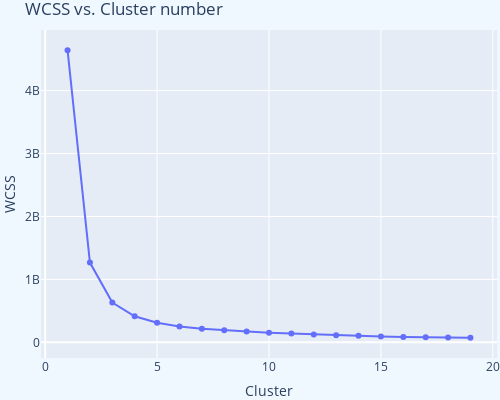

Notebook source saved alongside this figure:
### Code cell
fig2 =  px.line(x=range(1,20), y=elbow, markers=True)

fig2.update_layout(width=500, height=400,
paper_bgcolor = 'aliceblue',
title =f'WCSS vs. Cluster number',
margin = dict(l=0,r=0,b=0,t=30 ),
coloraxis_colorbar_x=.85,
        )
fig2.layout.xaxis.title = 'Cluster'
fig2.layout.yaxis.title = 'WCSS'

fig2.show()

### Figure 1 — Plotly figure (JSON) as saved in the notebook; plotly's stock layout.template omitted (floating-point values rounded to 4 significant figures)
{"data": [{"hovertemplate": "x=%{x}<br>y=%{y}<extra></extra>", "legendgroup": "", "line": {"color": "#636efa", "dash": "solid"}, "marker": {"symbol": "circle"}, "mode": "lines+markers", "name": "", "orientation": "v", "showlegend": false, "type": "scatter", "x": [1, 2, 3, 4, 5, 6, 7, 8, 9, 10, 11, 12, 13, 14, 15, 16, 17, 18, 19], "xaxis": "x", "y": [4642000000.0, 1267000000.0, 632900000.0, 414600000.0, 310700000.0, 252700000.0, 217500000.0, 193600000.0, 172800000.0, 154200000.0, 139600000.0, 125400000.0, 114200000.0, 103500000.0, 94120000.0, 87240000.0, 81450000.0, 75830000.0, 71770000.0], "yaxis": "y"}], "layout": {"coloraxis": {"colorbar": {"x": 0.85}}, "height": 400, "legend": {"tracegroupgap": 0}, "margin": {"b": 0, "l": 0, "r": 0, "t": 30}, "paper_bgcolor": "aliceblue", "title": {"text": "WCSS vs. Cluster number"}, "width": 500, "xaxis": {"anchor": "y", "domain": [0, 1], "title": {"text": "Cluster"}}, "yaxis": {"anchor": "x", "domain": [0, 1], "title": {"text": "WCSS"}}}}
